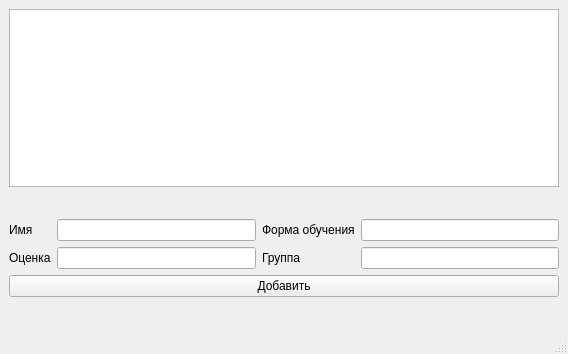
<?xml version="1.0" encoding="UTF-8"?>
<ui version="4.0">
 <class>MainWindow</class>
 <widget class="QMainWindow" name="MainWindow">
  <property name="geometry">
   <rect>
    <x>0</x>
    <y>0</y>
    <width>568</width>
    <height>354</height>
   </rect>
  </property>
  <property name="windowTitle">
   <string>MainWindow</string>
  </property>
  <widget class="QWidget" name="centralwidget">
   <layout class="QGridLayout" name="gridLayout">
    <item row="2" column="0">
     <widget class="QLabel" name="label">
      <property name="text">
       <string>Имя</string>
      </property>
     </widget>
    </item>
    <item row="2" column="3">
     <widget class="QLineEdit" name="lineEdit_3"/>
    </item>
    <item row="4" column="0" colspan="4">
     <widget class="QPushButton" name="buttonAdd">
      <property name="text">
       <string>Добавить</string>
      </property>
     </widget>
    </item>
    <item row="2" column="2">
     <widget class="QLabel" name="label_3">
      <property name="text">
       <string>Форма обучения</string>
      </property>
     </widget>
    </item>
    <item row="3" column="2">
     <widget class="QLabel" name="label_4">
      <property name="text">
       <string>Группа</string>
      </property>
     </widget>
    </item>
    <item row="3" column="3">
     <widget class="QLineEdit" name="lineEdit_4"/>
    </item>
    <item row="1" column="2">
     <spacer name="verticalSpacer">
      <property name="orientation">
       <enum>Qt::Vertical</enum>
      </property>
      <property name="sizeHint" stdset="0">
       <size>
        <width>20</width>
        <height>40</height>
       </size>
      </property>
     </spacer>
    </item>
    <item row="3" column="0">
     <widget class="QLabel" name="label_2">
      <property name="text">
       <string>Оценка</string>
      </property>
     </widget>
    </item>
    <item row="0" column="0" colspan="4">
     <widget class="QTableView" name="studentView">
      <property name="sizePolicy">
       <sizepolicy hsizetype="Expanding" vsizetype="Expanding">
        <horstretch>0</horstretch>
        <verstretch>0</verstretch>
       </sizepolicy>
      </property>
      <property name="editTriggers">
       <set>QAbstractItemView::NoEditTriggers</set>
      </property>
     </widget>
    </item>
    <item row="2" column="1">
     <widget class="QLineEdit" name="lineEdit"/>
    </item>
    <item row="3" column="1">
     <widget class="QLineEdit" name="lineEdit_2"/>
    </item>
    <item row="5" column="2">
     <spacer name="verticalSpacer_2">
      <property name="orientation">
       <enum>Qt::Vertical</enum>
      </property>
      <property name="sizeHint" stdset="0">
       <size>
        <width>20</width>
        <height>40</height>
       </size>
      </property>
     </spacer>
    </item>
   </layout>
  </widget>
  <widget class="QMenuBar" name="menubar">
   <property name="geometry">
    <rect>
     <x>0</x>
     <y>0</y>
     <width>568</width>
     <height>19</height>
    </rect>
   </property>
  </widget>
  <widget class="QStatusBar" name="statusbar"/>
 </widget>
 <resources/>
 <connections/>
</ui>
